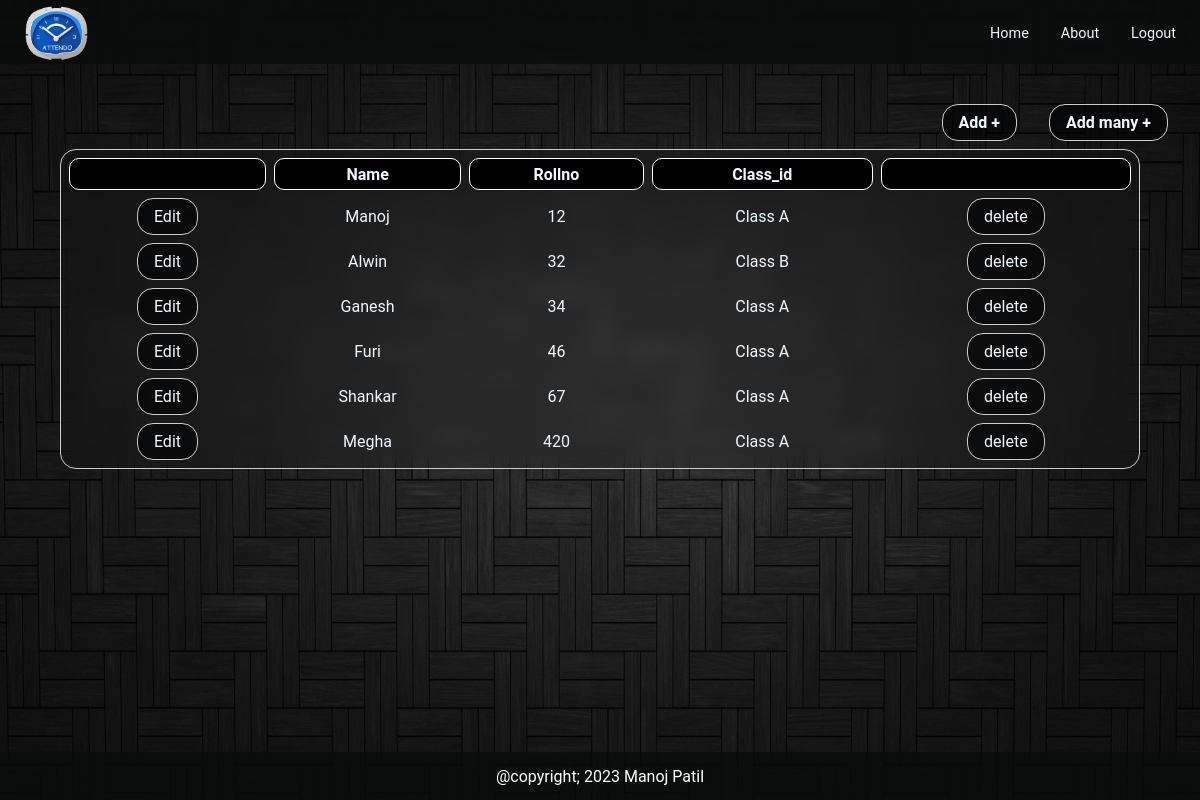
Page /edit/stud (signed in) on the earlier database version.
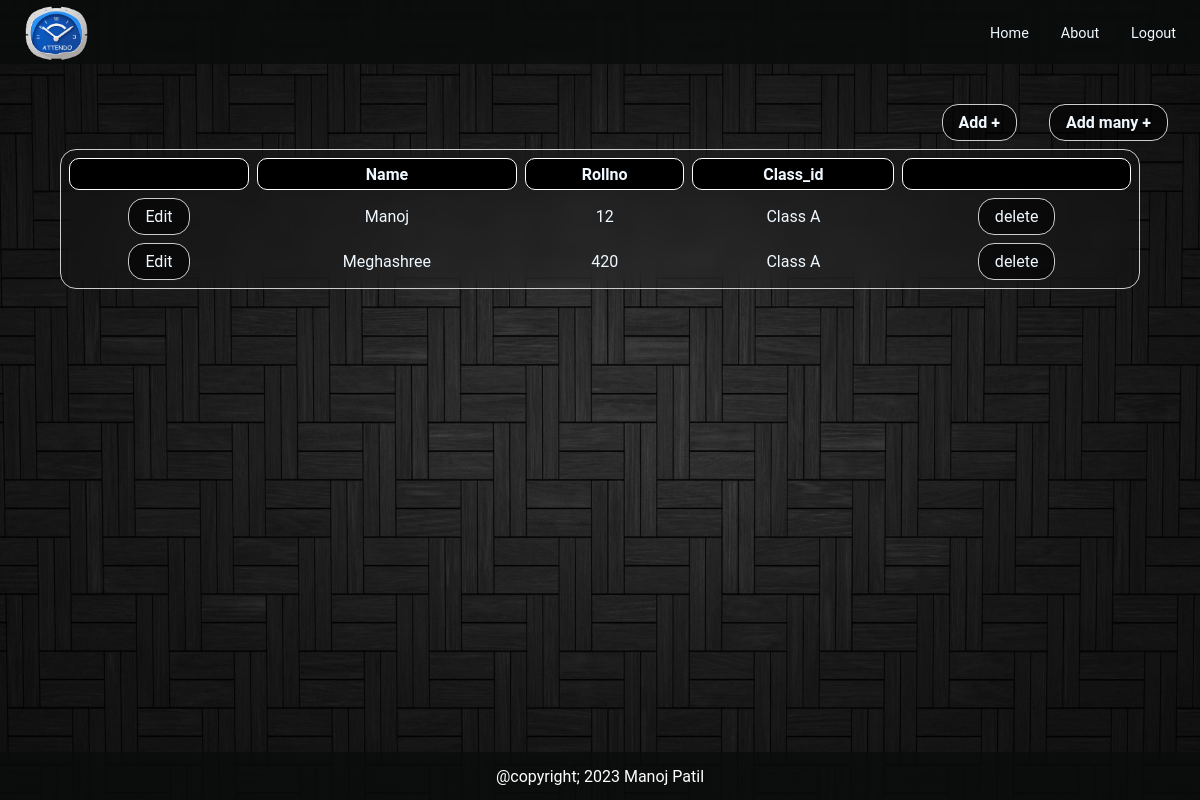
Same page on the later database version.
### mainapp/models.py (models this page shows, shortened)
class Student(models.Model):
    name = models.CharField(max_length=200)
    rollno = models.IntegerField(primary_key=True)
    Class= models.ForeignKey('Class',on_delete=models.CASCADE,default=1)

### mainapp/views.py (the view)
# urls.py: path('edit/<str:option>', edit, name='edit'),
@login_required(login_url="/login/")
def edit(request,option):
    if option=='stud':
        attr=[f.attname for f in Student._meta.fields]
        data=Student.objects.all()
    elif option=='class':
        attr=[f.attname for f in Class._meta.fields]
        data=Class.objects.all()
    elif option=='sub':
        attr=[f.attname for f in Subject._meta.fields]
        data=Subject.objects.all()
    elif option=='prof':
        attr=['id', 'username', 'first_name', 'last_name', 'email']
        data=User.objects.all()
    elif option=='list':
        attr=[f.attname for f in StudentList._meta.fields]
        data=StudentList.objects.all()
    return render(request,'mainapp/edit.html',{'option':option,'attr':attr,'data':data})

### mainapp/templatetags/getattribute.py (called while the page is built)
def getattribute(value, arg):
    if hasattr(value, str(arg)):
        return getattr(value, arg)
    elif hasattr(value, 'has_key') and value.has_key(arg):
        return value[arg]
    elif numeric_test.match(str(arg)) and len(value) > int(arg):
        return value[int(arg)]
    else:
        return settings.TEMPLATE_STRING_IF_INVALID

### mainapp/templates/mainapp/edit.html (shortened to what this page needs)
{% extends 'base.html' %}
{% load static %}
{% block css %}
{% load getattribute %}
<link rel="stylesheet" href="{% static 'mainapp/edit.css' %}">
{% endblock css %}
{% block content %}
<div class="add-section">
    <a class="add" {% if option == 'list' %}href="/list/sheet/00" {% else %}href="/editmain/{{option}}/00"{% endif %}>Add +</a>
    {% if option == 'stud' %}
    <a class="add-multi" href="/edit/list">Add many +</a>
    {%endif%}
</div>
<div class="block">
        <table class="inner-block">
        <thead>
            <tr class="header">
                <th></th>
                {% for a in attr %}
                <th>{{a}}</th>
                {%endfor%}
                <th></th>
            </tr>
        </thead>
        <tbody>
            {% for value in data %}
            <tr>
                <td class="edit-outer"><a class="edit" {% if option == 'list' %}href="/list/sheet/{{value.pk}}" {% else %}href="/editmain/{{option}}/{{value.pk}}"{% endif %}>Edit</a></td>
                {% for a in attr %}
            <td>{{ value|getattribute:a }}</td>
            {%endfor%}
            <td class="edit-outer"><a class="edit" href="" onclick="deletethis(this)">delete</a></td>
            </tr>
            {%endfor%}
            </tbody>
        </table>
</div>
{% endblock content %}

### mainapp/templates/base.html (shortened to what this page needs)
{% load static %}
<!DOCTYPE html>
<html lang="en">
<head>
    <link rel="stylesheet" href="{% static 'base.css' %}">
    {% block css %}{% endblock %}
</head>
<body>
<nav>
    <img src="{% static 'images/logo.png' %}" class="sub-nav" alt="logo" height="100%">
    <ul class="sub-nav">
        <li><a href="{% url 'mainapp:home' %}">Home</a></li>
        <li><a href="{% url 'mainapp:about' %}">About</a></li>
        {% if user.is_authenticated %}
        <li><a href="{% url 'login:logout' %}">Logout</a></li>
        {% endif %}
    </ul>
</nav>
{% block content %}{% endblock %}
<footer>
    <p><a href="https://www.linkedin.com/in/mpaantoijl">@copyright;   2023 Manoj Patil</a></p>
</footer>
</body>
</html>

### mainapp/static/base.css (style rules this page uses)
* { margin:0px; padding:0px; box-sizing: border-box; color: aliceblue; }
html,body { height:100%; width:100%; font-family: 'Roboto', sans-serif; color:aliceblue; z-index: -1; }
body { background: url('images/wallpaper.jpg'); background-repeat: no-repeat; background-size: cover; }
nav { margin-bottom: 2rem; height:4rem; background-color:#090c0cc7; display:flex; justify-content: space-between; align-items: center; backdrop-filter: blur(2px); }
nav ul { padding:1.5rem; display: flex; list-style: none; gap:2rem; }
nav ul li a { text-decoration: none; font-size: 0.9rem; color: inherit; transition: all 0.3s ease; }
footer { position: absolute; bottom: 0px; background: transparent; width: 100%; background-color: #090c0cc7; height: 3rem; display: flex; justify-content: center; align-items: center; }
footer p a { color:white; text-decoration: none; }

### mainapp/static/mainapp/edit.css (style rules this page uses)
.block { display: flex; width: 100%; overflow-y: auto; height: calc(100vh - 14rem); justify-content: center; align-items: flex-start; }
.add-section { display: flex; flex-direction: row; justify-content: flex-end; gap:2rem; padding:.5rem 2rem .5rem 0; }
.add-section>* { font-weight: bold; background-color: #00000091; padding: .5rem 1rem; border-radius: 1rem; border: 1px solid #ccc; cursor: pointer; }
.inner-block { backdrop-filter: blur(10px); width: 90%; border-radius: 1rem; border: 1px solid #ccc; border-spacing: .5rem; }
th { text-transform: capitalize; padding:.2rem; position: sticky; top: 0; background: black; border-radius: 10px; border: solid 1px white; border-spacing: 2rem; height:2rem; box-sizing: border-box; }
.edit { background-color: #00000091; padding: .5rem 1rem; border-radius: 1rem; border: 1px solid #ccc; cursor: pointer; }
.edit-outer { display: flex; justify-content: center; }
td { text-align: center; }
a { text-decoration: none; }

Differences in the rows shown:
removed Student: attr "Alwin" "32" "Class B"
removed Student: attr "Ganesh" "34" "Class A"
removed Student: attr "Furi" "46" "Class A"
removed Student: attr "Shankar" "67" "Class A"
Other differences:
new list line: "Meghashree"
list line gone: "Megha"
